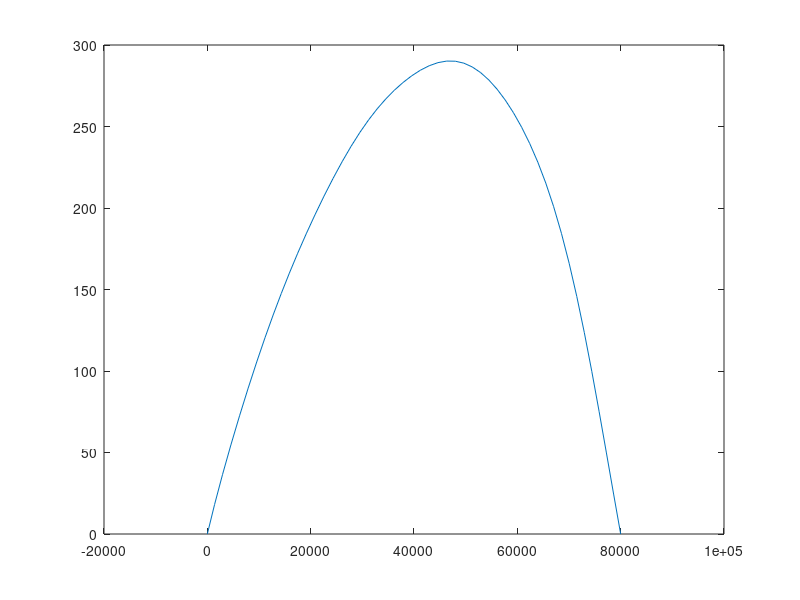

MATLAB code for this plot:
 function cs138_collocation
    nonlinear_colloc();
end

function nonlinear_colloc()
    % Projectile Motion, coupled SODE
    % Boundary Conditions and Assumptions
    t1 = 0; tn = 10;
    alpha_x = 0; beta_x = 8000;
    alpha_y = 0; beta_y = 0;
    global sigma;      % Try sigma = 1,2
    sigma = 2;
    m = 20; c = 0.00032; g = 9.80665;

    % Uniformly spaced collocation points
    global N;
    N = 10;     % N-2: Number of collocation points
    t = linspace(t1,tn,N)'; % time steps
    
    % Chebyshev collocation points
%     N = 10;
%     t = -cos((0:N-1)*pi/(N-1))';
%     t = t1 + ((tn-t1)/2)*(t+1);

    % Basis Function: Multiquadratic Basis
    phi = @(t,tj) sqrt((t-tj).^2 + sigma^2);
    phi_p = @(t,tj) ((t-tj)+sigma^2)./phi(t,tj);  % modified with sigma
    phi_pp = @(t,tj) sigma^2./phi(t,tj).^3;

    % Auxiliary Functions for xi and yi and their derivatives
    xi = @(aj,t,tj) aj.*phi(t,tj);
    xi_p = @(aj,t,tj) aj.*phi_p(t,tj);
    xi_pp = @(aj,t,tj) aj.*phi_pp(t,tj);
    yi = @(bj,t,tj) bj.*phi(t,tj);
    yi_p = @(bj,t,tj) bj.*phi_p(t,tj);
    yi_pp = @(bj,t,tj) bj.*phi_pp(t,tj);

    % Initial Guess (random values would do bcz these are just coeffs)
    % Note, theta(:,1) corr to aj, theta(:,2) corr to bj
    theta_0 = randi([-100 100],N,2);

    F = zeros(N*2,N);       % to be collapsed into F_sum (N,2)
    J = zeros(N*2,N);

    theta = theta_0;       % set theta to initial guess
    while (1)
        % Construct current Collocation Points F
        % Boundary Nodes
        F(1,:) = theta(:,1).*phi(t(1),t) - alpha_x;
        F(N,:) = theta(:,1).*phi(t(N),t) - beta_x;
        F(N+1,:) = theta(:,2).*phi(t(1),t) - alpha_y;
        F(N*2,:) = theta(:,2).*phi(t(N),t) - beta_y;
        % Collocation Points
        for i = 2:N-1
            F(i,:) = xi_pp(theta(:,1),t(i),t) + ...
                    (c/m).*sqrt(xi_p(theta(:,1),t(i),t).^2 + ...
                    yi_p(theta(:,2),t(i),t).^2).* ...
                    xi_p(theta(:,1),t(i),t);
            F(i+N,:) = yi_pp(theta(:,2),t(i),t) + g + ...
                    (c/m).*sqrt(xi_p(theta(:,1),t(i),t).^2 + ...
                    yi_p(theta(:,2),t(i),t).^2).* ...
                    yi_p(theta(:,2),t(i),t);
        end
        % Initiate row-wise summation of F into F_sum
        temp = sum(F,2);
        F_sum = zeros(N,2);
        F_sum(:,1) = temp(1:N); F_sum(:,2) = temp(N+1:end);
        
        % Construct current Jacobian J
        % Boundary Nodes
        J(1,:) = phi(t(1),t);
        J(N,:) = phi(t(N),t);
        J(N+1,:) = phi(t(1),t);
        J(N*2,:) = phi(t(N),t);
        % Internal Nodes
        for i = 2:N-1
            J(i,:) = phi_pp(t(i),t) + (c/m).* ...
                     (2*xi_p(theta(:,1),t(i),t).^2 + ...
                      yi_p(theta(:,2),t(i),t).^2)./ ...
                      sqrt(xi_p(theta(:,1),t(i),t).^2 + ...
                      yi_p(theta(:,2),t(i),t).^2).* ...
                      phi_p(t(i),t);
            J(i+N,:) = phi_pp(t(i),t) + (c/m).* ...
                      (xi_p(theta(:,1),t(i),t).^2 + ...
                      2*yi_p(theta(:,2),t(i),t).^2)./ ...
                      sqrt(xi_p(theta(:,1),t(i),t).^2 + ...
                      yi_p(theta(:,2),t(i),t).^2).* ...
                      phi_p(t(i),t);
        end
        
        % Solve Delta for x and y separately
        
        Delx = J(1:N, :)\F_sum(:,1);
        Dely = J(N+1:end, :)\F_sum(:,2);
        if norm(Delx, 'inf') < 1E-6 && norm(Dely, 'inf') < 1E-6
            break
        else
            theta(:,1) = theta(:,1) - Delx;
            theta(:,2) = theta(:,2) - Dely;
        end
    end
    
    % Coefficients of xi and yi now stored in theta_j (aj and bj resp)
    a = theta(:,1);
    b = theta(:,2);
    % Reconstructing trajectory
    z = (t1:(tn-t1)/50:tn)';
    x = a(1)*phi(z,t(1));
    y = b(1)*phi(z,t(1));
    for j = 2:N
        x = x+a(j)*phi(z,t(j));
        y = y+b(j)*phi(z,t(j));
    end
    plot(x,y);
end